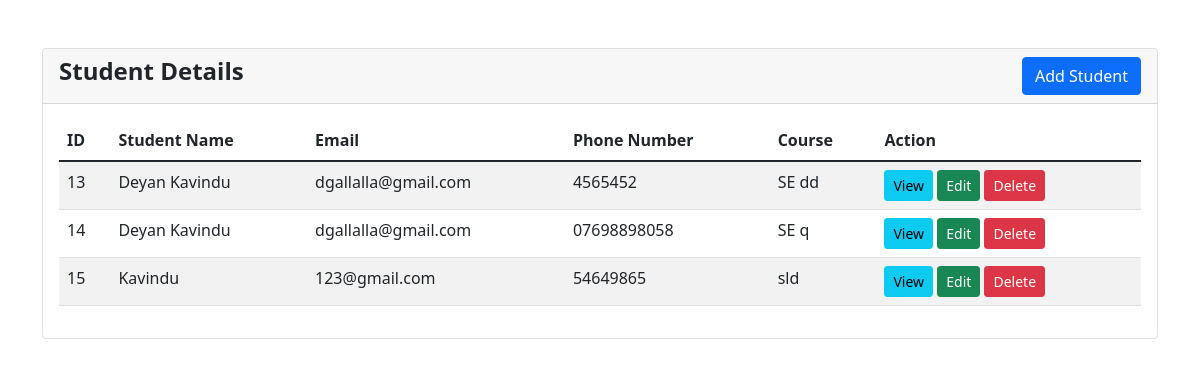
The page / on the database its author committed.
### tables this page shows
CREATE TABLE `students` (
  `id` int(20) NOT NULL,
  `name` varchar(50) NOT NULL,
  `email` varchar(50) NOT NULL,
  `number` varchar(50) NOT NULL,
  `course` varchar(50) NOT NULL
);

### index.php (the view, shortened to what this page needs)
<?php
    require 'dbcon.php';
?>
<!doctype html>
<html lang="en">
  <head>
    <link href="https://cdn.jsdelivr.net/npm/bootstrap@5.1.3/dist/css/bootstrap.min.css" rel="stylesheet">
  </head>
  <body>
    <div class="container mt-5">
        <div class="row">
            <div class="col-md-12">
                <div class="card">
                    <div class="card-header">
                        <h4><b>Student Details </b>
                            <a href="student-create.php" class="btn btn-primary float-end" >Add Student</a>
                        </h4>
                    </div>
                    <div class="card-body">
                        <table class="table   table-striped" >
                            <thead>
                                <tr>
                                    <th>ID</th>
                                    <th>Student Name</th>
                                    <th>Email</th>
                                    <th>Phone Number</th>
                                    <th>Course</th>
                                    <th>Action</th>
                                </tr>
                            </thead>
                            <tbody>
                                <?php
                                    $query = "SELECT * FROM students";
                                    $query_run = mysqli_query($con , $query);
                                    if(mysqli_num_rows($query_run) > 0){
                                        foreach($query_run as $student){
                                            ?>
                                            <tr>
                                                <td><?= $student['id']; ?></td>
                                                <td><?= $student['name']; ?></td>
                                                <td><?= $student['email']; ?></td>
                                                <td><?= $student['number']; ?></td>
                                                <td><?= $student['course']; ?></td>
                                                <td>
                                                    <a href="" class="btn btn-info btn-sm">View</a>
                                                    <a href="student-edit.php?id=<?=$student['id']; ?>" class="btn btn-success btn-sm">Edit</a>
                                                    <a href="" class="btn btn-danger btn-sm" >Delete</a>
                                                </td>
                                            </tr>
                                            <?php
                                        }
                                    }else{
                                        echo "<h5> No Record Found ! </h5>";
                                    }
                                ?>
                            </tbody>
                        </table>
                    </div>
                </div>
            </div>
        </div>
    </div>
  </body>
</html>

### rows shown on the page
students: id "13", name "Deyan Kavindu", email "dgallalla@gmail.com", number "4565452", course "SE dd"
students: id "14", name "Deyan Kavindu", email "dgallalla@gmail.com", number "07698898058", course "SE q"
students: id "15", name "Kavindu", email "123@gmail.com", number "54649865", course "sld"
